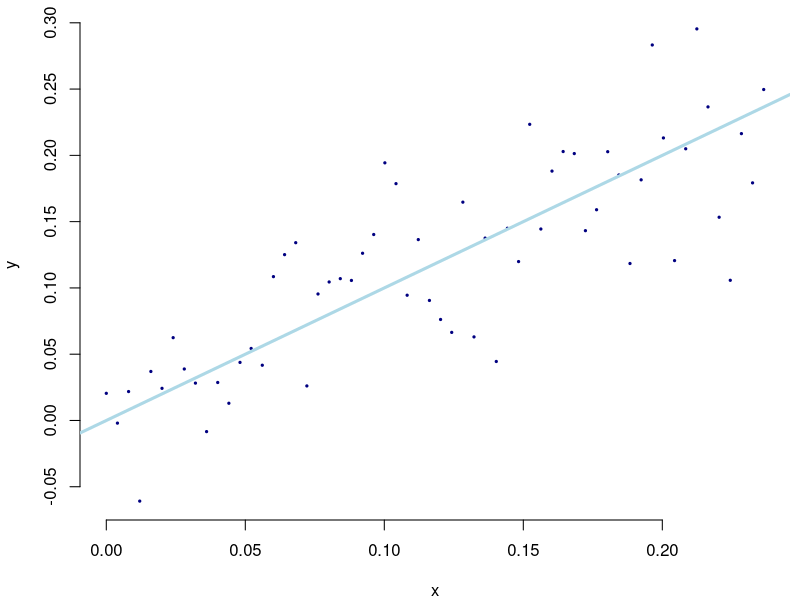
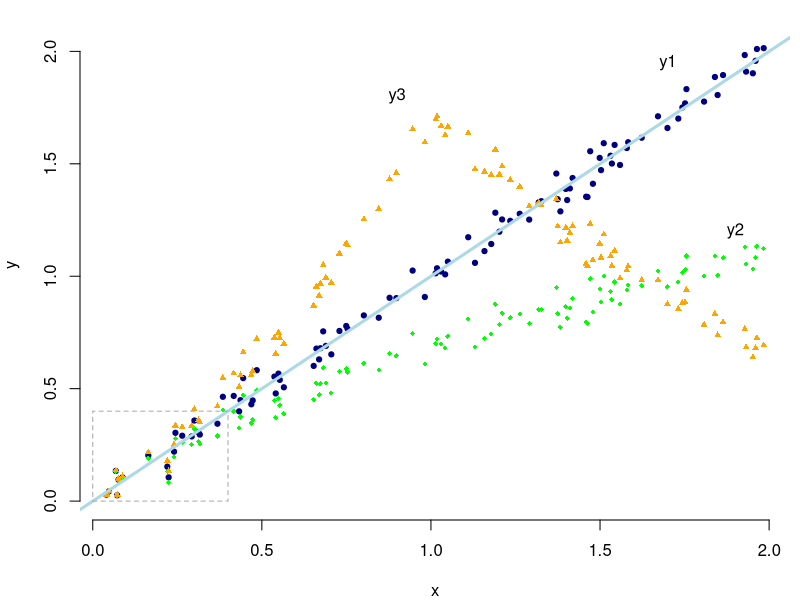

Source code (R) for these figures, in order:
set.seed(3527)

pars <- par()$mar
par(mar=c(4, 4, 0.5, 0.5))

#label===EXT1
n <- 500
x <- seq(0, 2, length=n)           # (@\wingding{1}@)
e <- rnorm(n, 0, 0.05)             # (@\wingding{2}@)
y1 <- x + e                        # (@\wingding{3}@)
y2 <- log(1 + x) + e               # (@\wingding{4}@)
sgn <- ifelse(x > 1, -1, 1)        # (@\wingding{5}@)
y3 <- (x <= 1)*exp(sgn*x) + 
  (x > 1)*exp(-0.5*x+1.5) - 1 + e  # (@\wingding{6}@)
#===end

pdf("../images/chapter_6/extra1.pdf", width=4, height=4)
par(mar=c(4, 4, 0.5, 0.5))
n1 <- 60
plot(x[1:n1], y1[1:n1], pch=19, cex=0.3, col="navyblue",
     xlab="x", ylab="y", axes=FALSE)
axis(1); axis(2)
abline(0,1, lwd=3, col="lightblue")
dev.off()

pdf("../images/chapter_6/extra2.pdf", width=4, height=4)
par(mar=c(4, 4, 0.5, 0.5))
#label===EXT2
pts <- sample(1:n, 100)
plot(x[pts], y1[pts], pch=19, cex=0.7, col="navyblue",
     xlab="x", ylab="y", ylim=c(0, 2.1), axes=FALSE)
points(x[pts], y2[pts], pch=18, cex=0.7, col="green")
points(x[pts], y3[pts], pch=17, cex=0.7, col="orange")
text(1.7, 1.95, 'y1')
text(1.9, 1.2, 'y2')
text(0.9, 1.8, 'y3')
axis(1); axis(2)
abline(0,1, lwd=3, col="lightblue")
rect(0, 0, 0.4, 0.4, lty = 2, border="grey66")
#===end
dev.off()

par(mar = pars)
